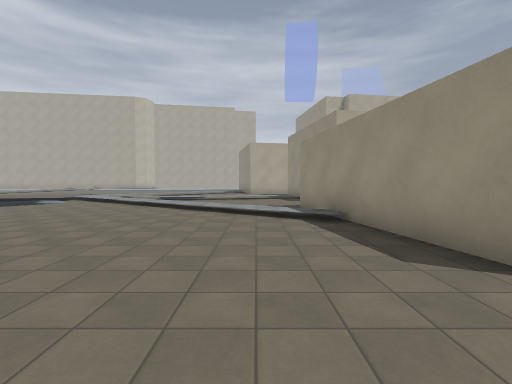
[1] (above)

24 first-person views from a walk through a 3-D level made in the Godot game engine. The camera is 1.5 m above the floor, tilts 2° down and sees 85° across. The floor is counted in squares, 2 m on a side. Each view is taken from the middle of a square. On the plan, view 1 faces up. The plan holds only what a view shows up to about 10 squares ahead; the rest is blank. The place goes on beyond the plan. Surface patterns are stand-ins for the level's own textures.

[2]
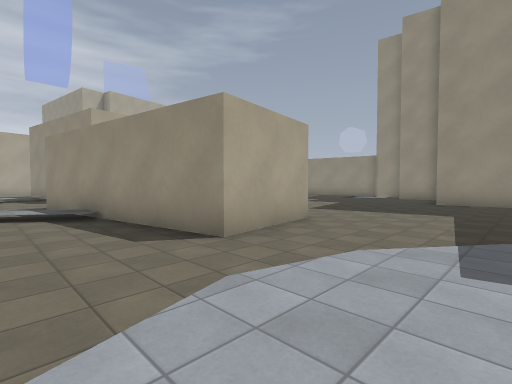

[3]
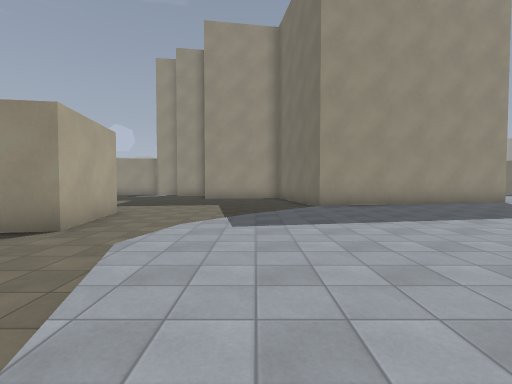

[4]
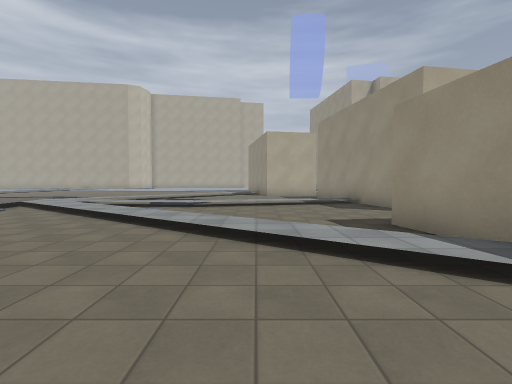

[5]
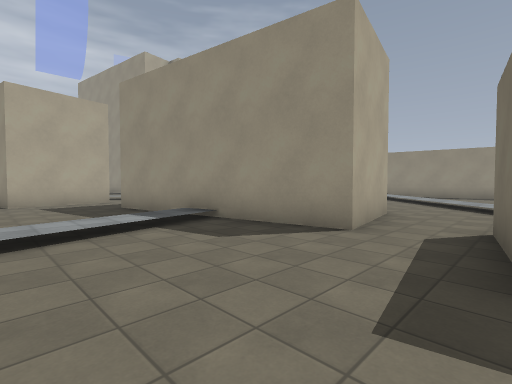

[6]
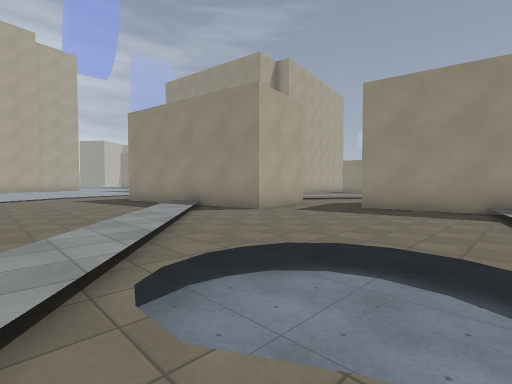

[7]
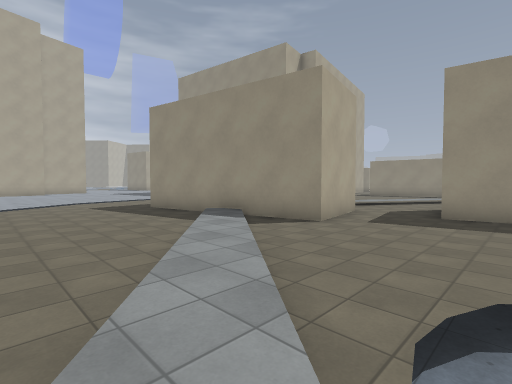

[8]
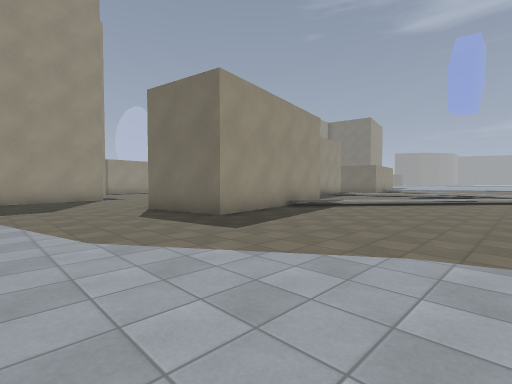

[9]
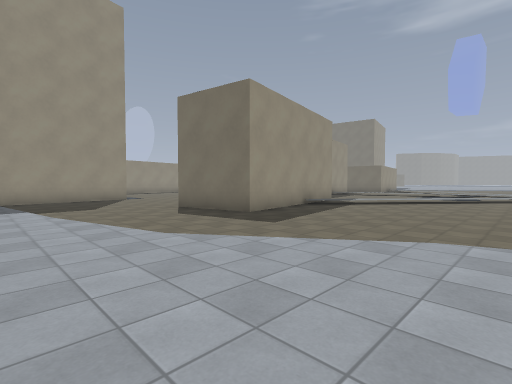

[10]
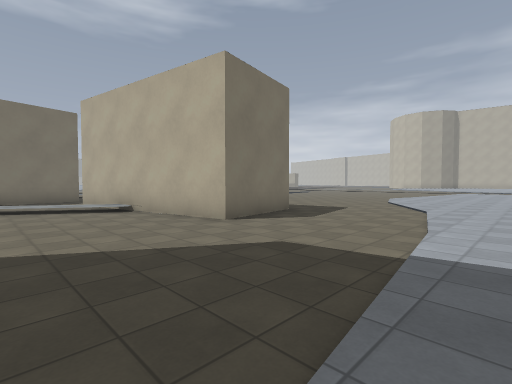

[11]
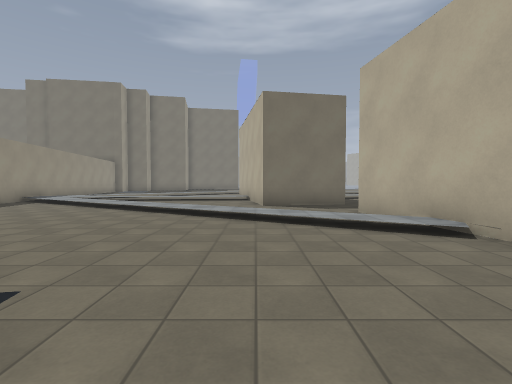

[12]
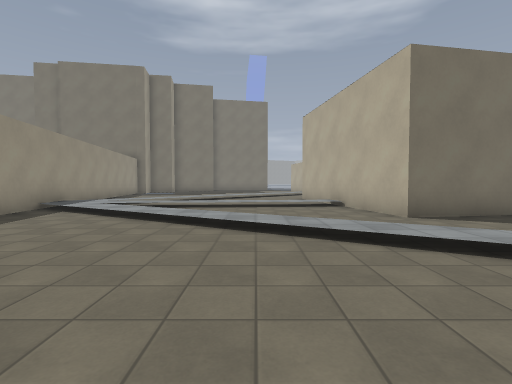

[13]
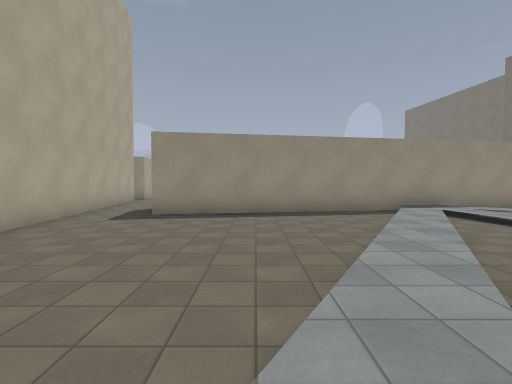

[14]
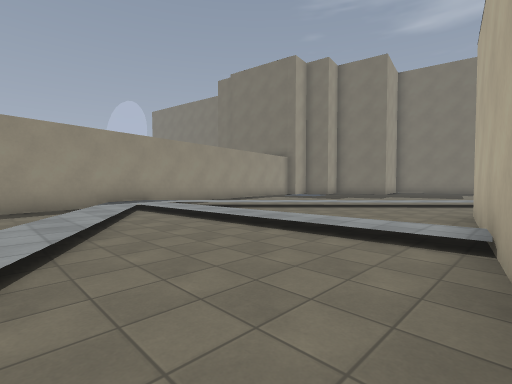

[15]
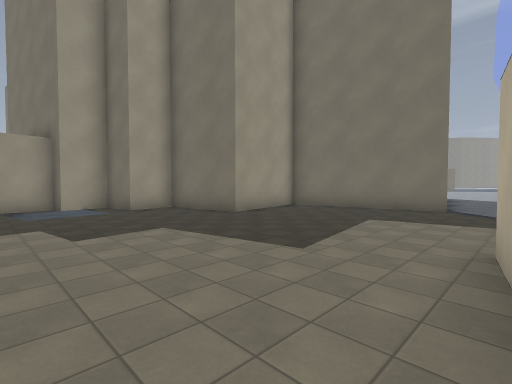

[16]
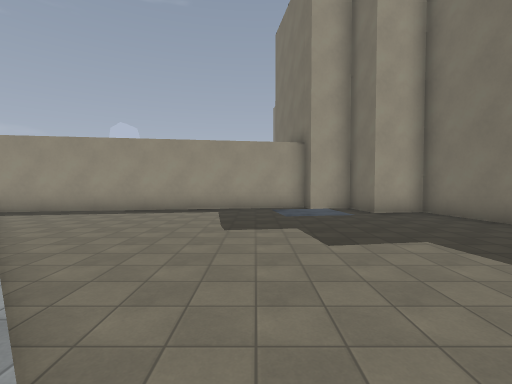

[17]
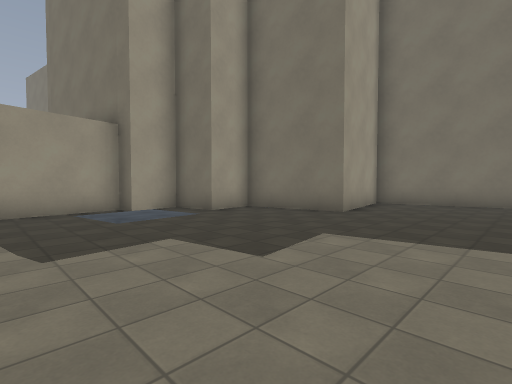

[18]
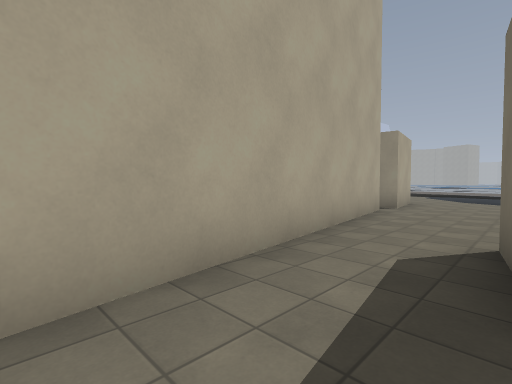

[19]
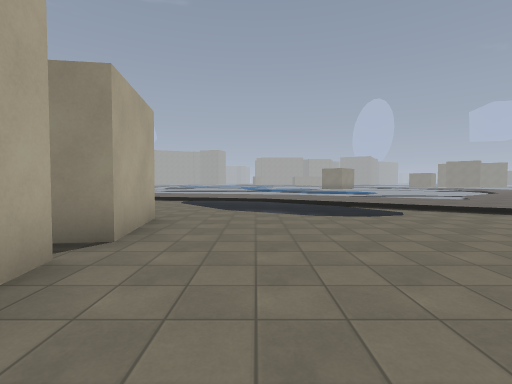

[20]
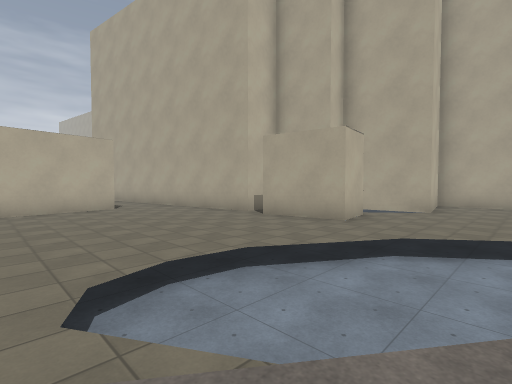

[21]
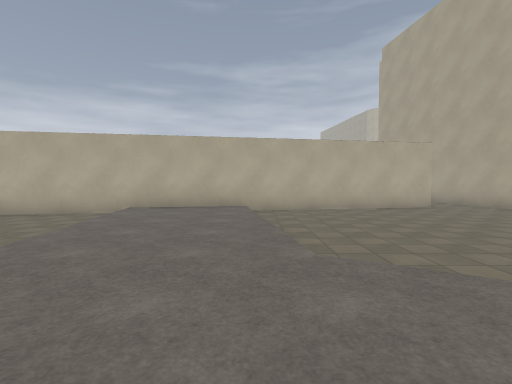

[22]
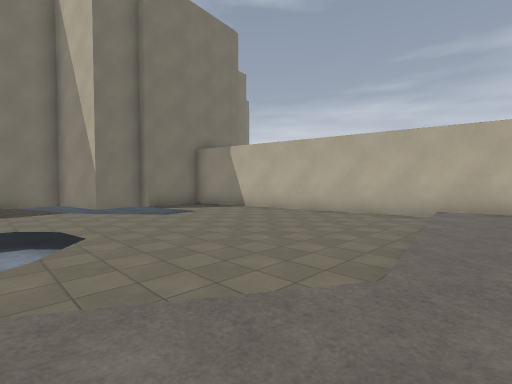

[23]
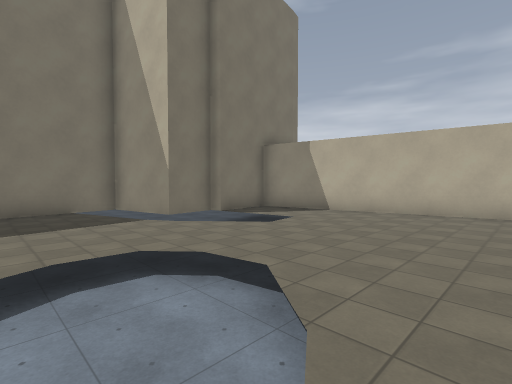

[24]
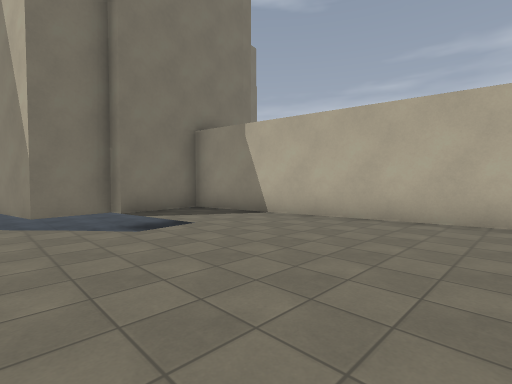

### Floor plan
Key: @ floor where view 1 was taken; # wall or solid block; . main floor; : floor 0.25 m higher than the main floor; / step, stairs or slope; = window, fence, low wall or low ledge; v drop or lower ground.
Columns run from 7 left of view 1 to 26 right of it. Each row starts with its distance up from view 1.
 31 .............                 v.
 30 .............#             vvv...
 29 .............#           v v ....
 28 .............            # # #...
 27 .............        #####.##...v
 26 ......v##.....   ###v..........vv
 25 ......###.....v ..............vvv
 24 ......###...........v##.......vvv:
 23 ......#  #/.........# #......vvvv:
 22 ...../## #///.......v #.......vv::
 21 ..../:.###./:/.......##......../::
 20  ...:/.###.../:/.....##......./:::
 19  ..//.........////...# v...../::::
 18  .//.......#..../:/..# #///::::::/
 17  //......v# #...../:/# #:::::::::/
 16  /vv......# #.....//:# #::::::::::
 15  /vvv.....# #:::::////==:::////::
 14  ..vv.//::# #......//.# v......./
 13 :::::://..# #.....//..# #......../
 12 //.v......# #v...//...# #.......v
 11 ./:/.......v....//....# #......vvv
 10 ../:/..........//.....v #......vvv
  9 ....///..###..//.......##.........
  8 ...../:/.#   //........# v.. v....
  7 ......///#  //.........# #..v ....
  6  ......./#  /........vvvv#.vvvv...
  5   .......v  v........ vvvv#vvvv...
  4    .......# #..........#vvvvvvv...
  3     ......###........v#vv  vvvv###
  2      ................v       v
  1       .............##        v
  0       .@...........#
 -1      ..............#
 -2       .............#
 -3        .......#####
 -4         ......v
 -5          ......#
 -6           .....#
 -7            ....#

Positions as (right, up) in squares from view 1, and headings:
1: (0, 0), facing up
2: (0, -1), facing up-right
3: (-2, -1), facing right
4: (-1, 4), facing up
5: (-1, 9), facing up-right
6: (-6, 14), facing up-right
7: (-6, 16), facing up-right
8: (-7, 30), facing down-right
9: (-7, 31), facing down-right
10: (5, 31), facing down-left
11: (5, 27), facing down
12: (8, 24), facing down
13: (5, 21), facing right
14: (5, 19), facing down-right
15: (5, 7), facing down-right
16: (6, 7), facing right
17: (8, 8), facing down-right
18: (11, 24), facing up-right
19: (16, 25), facing right
20: (25, 21), facing up-left
21: (25, 18), facing left
22: (25, 16), facing down-left
23: (26, 13), facing down-left
24: (23, 13), facing down-left
